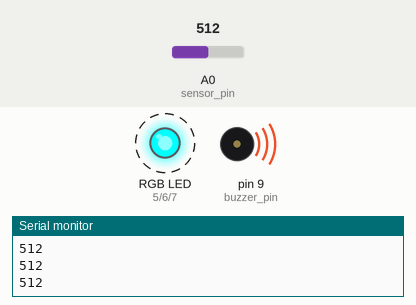
The sketch below on a simulated Arduino Uno, built with avr-gcc and run on an emulated ATmega328P. Shown: an RGB LED mixed from three pins (HIGH = lit), buzzer (waves = sounding), the last lines printed to the serial monitor. Dashed ring = blinking. Inputs (shaded band) come from the test bench; at power-on: A0 (sensor_pin) = 512.

Above: at 7.25 s.
7.3 s: A0 (sensor_pin) set to 460
10.3 s: A0 (sensor_pin) set to 435
At 11.4 s:
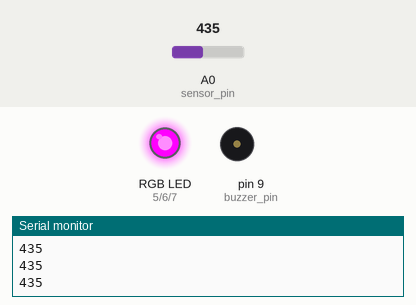
11.9 s: A0 (sensor_pin) set to 511
At 12.05 s:
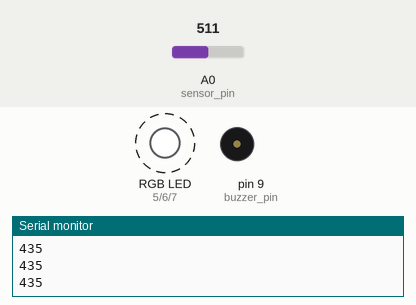
14.9 s: A0 (sensor_pin) set to 440
At 15.7 s:
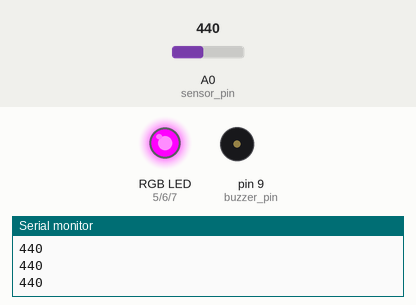
Timing chart, 0 to 17.4 s (numbered marks = the images above; inputs shaded):
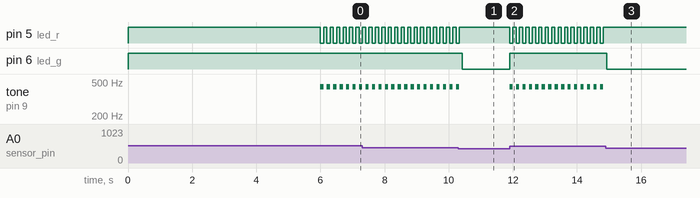

Measured:
- the behaviour switches between 450 and 449 on A0 (sensor_pin) (found by bisection; images 0 and 1)
- after the input at 10.3 s, pin 5 (led_r): goes on until 10.3 s, then stays HIGH; pin 6 (led_g): HIGH → LOW after 0.13 s; tone on pin 9 (buzzer_pin): goes on until 10.3 s, then stays silent
- after the input at 11.9 s, pin 5 (led_r): alternates HIGH for 0.10 s and LOW for 0.10 s, starting at once; pin 6 (led_g): LOW → HIGH at once; tone on pin 9 (buzzer_pin): alternates 440 Hz for 0.10 s and silent for 0.10 s, starting at once
- after the input at 14.9 s, pin 5 (led_r): stops changing and stays HIGH; pin 6 (led_g): HIGH → LOW at once; tone on pin 9 (buzzer_pin): stops changing and stays silent
- by itself, pin 5 (led_r): alternates HIGH for 0.10 s and LOW for 0.10 s
- by itself, tone on pin 9 (buzzer_pin): alternates 440 Hz for 0.10 s and silent for 0.10 s

The sketch:

all_code.ino
```cpp
//Sensör pinlerimizi tanimliyoruz:
#define sensor_pin A0
#define buzzer_pin 9
//RGB LED'imizin çikis pinlerini tanimliyoruz:
#define led_r 5
#define led_g 6
#define led_b 7
//Sensörün çalismasi için gerekli ön isitma süresini 5sn olarak belirliyoruz
#define preheat_time 5000
//Alarmin çalmasi için gerekli esik degerini 450 olarak belirliyoruz.
#define threshold 450

void setup()
{
//Alarm için kullanacagimiz buzzer ve LED'leri çikis olarak tanimliyoruz
pinMode(buzzer_pin, OUTPUT);
pinMode(led_r, OUTPUT);
pinMode(led_g, OUTPUT);
pinMode(led_b, OUTPUT);
//Varsayilan olarak LED'in sönük kalmasini sagliyoruz
digitalWrite(led_r, HIGH);
digitalWrite(led_g, HIGH);
digitalWrite(led_b, HIGH);
//Sensör degerini seri monitörden görebilmemiz için seri haberlesmeyi baslatiyoruz:
Serial.begin(9600);
//Ilk 5sn boyunca sensörün isinmasini bekliyoruz. Bu esnada LED mavi renkte yaniyor:
Serial.println("Sensor isitiliyor...");
digitalWrite(led_b, LOW);
delay(preheat_time);
//Isima islemi için gereken 5sn süre tamamlandiginda mavi LED'i söndürüyoruz:
digitalWrite(led_b, HIGH);
delay(1000);
}

void loop()
{
//analogRead() fonksiyonu ile sensör degerini ölçüyoruz ve bir degisken içerisinde tutuyoruz:
int sensorValue = analogRead(sensor_pin);
//Sensör degeri belirledigimiz esik degerinden yüksek ise alarm() fonksiyonunu çagiriyoruz:
if (sensorValue >= threshold)
alarm(100);
//Alarmin çalmadigi durumda LED'in yesil yanmasini istiyoruz:
else
digitalWrite(led_g, LOW);
//Sensör degerini bilgisayarimizdan görebilmek için seri monitöre yaziyoruz:
Serial.println(sensorValue);
delay(1);
}

//Alarm fonksiyonumuzu tanimliyoruz. Bu fonksiyon parametre olarak buzzerin ötüp ve LED'in yanip sönecegi süreyi almakta.

void alarm(unsigned int duration)
{
//Buzzer'in 440Hz'te (la notasi) ses üretmesini istiyoruz:
tone(buzzer_pin, 440);
//Normal durumda yesil yanmakta olan LED'i söndürüp kirmizi renkte yakiyoruz:
digitalWrite(led_r, LOW);
digitalWrite(led_g, HIGH);
delay(duration);
noTone(buzzer_pin);
digitalWrite(led_r, HIGH);
digitalWrite(led_g, HIGH);
delay(duration);
}
```
